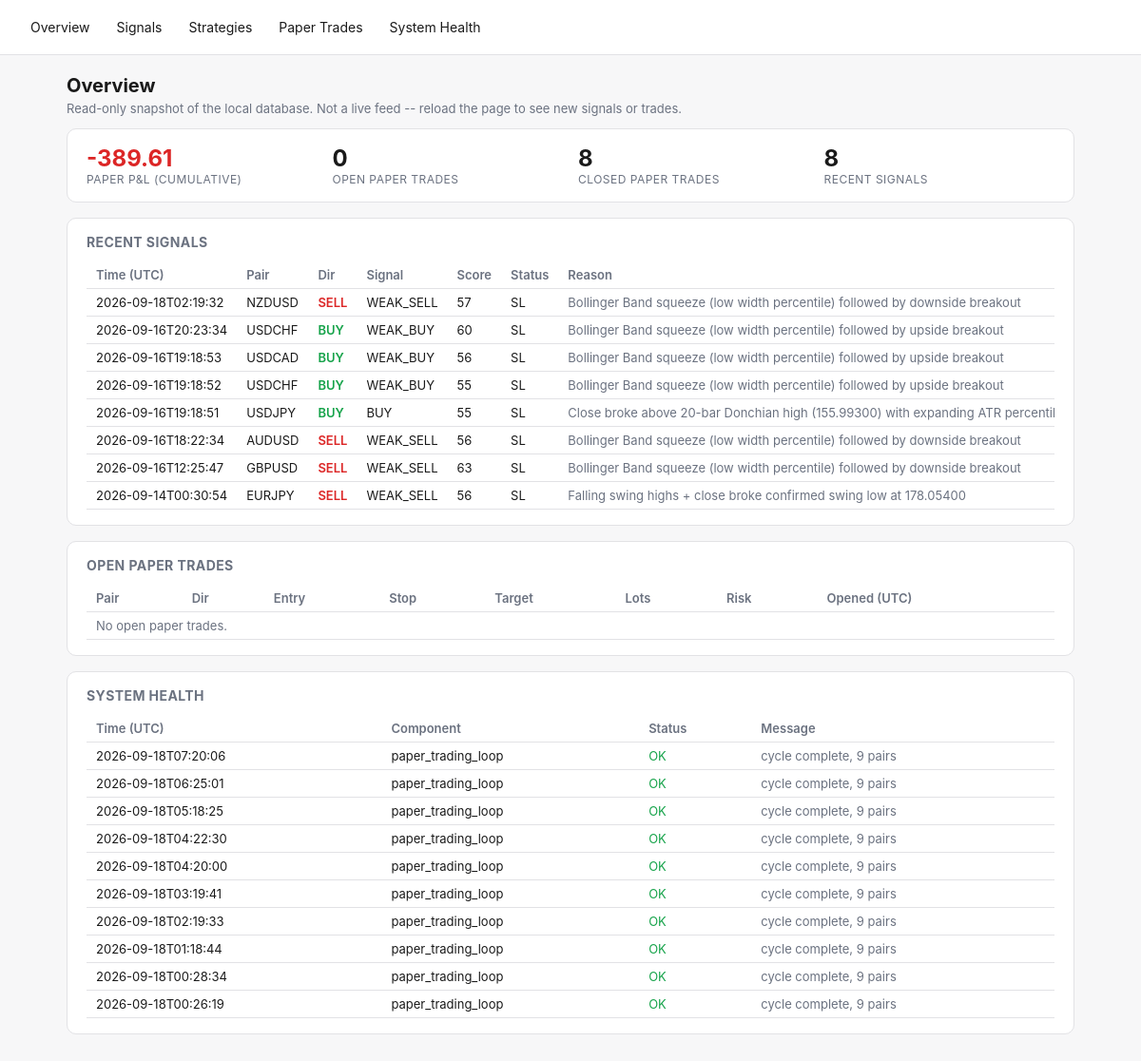
Before: / with the older database file.
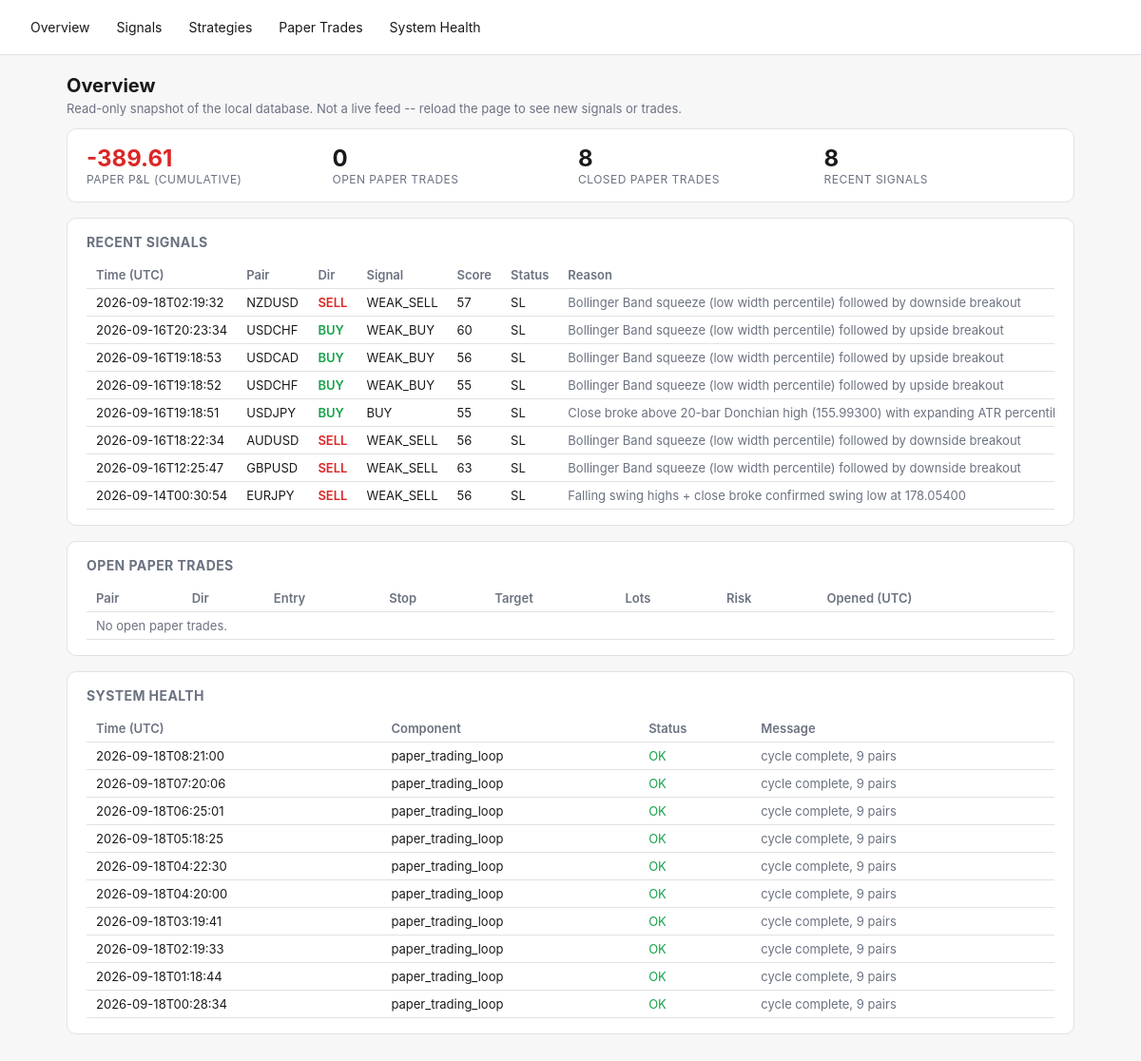
After: the same page with the newer database file.
### tables this page shows
CREATE TABLE signal_outcomes (
    signal_id TEXT PRIMARY KEY REFERENCES signals(id),
    resolved_at TEXT,
    outcome TEXT,          -- TP | SL | EXPIRED | INVALIDATED
    exit_price REAL,
    pnl_r REAL
);

CREATE TABLE signals (
    id TEXT PRIMARY KEY,
    pair TEXT NOT NULL,
    direction TEXT NOT NULL,
    overall_signal TEXT NOT NULL,
    score REAL NOT NULL,
    entry_low REAL, entry_high REAL, stop_loss REAL,
    take_profit_1 REAL, take_profit_2 REAL,
    spread_pips REAL,
    regime TEXT,
    strategies_agree_json TEXT,
    reason TEXT,
    status TEXT NOT NULL DEFAULT 'PENDING',
    created_at TEXT NOT NULL
, timeframe TEXT NOT NULL DEFAULT 'H4');

CREATE TABLE system_health (
    id INTEGER PRIMARY KEY AUTOINCREMENT,
    component TEXT NOT NULL,
    status TEXT NOT NULL,       -- OK | WARN | ERROR
    message TEXT,
    checked_at TEXT NOT NULL
);

### fx_engine/dashboard.py (the view)
    @app.route("/")
    def overview():
        d = get_db()
        signals = d.recent_signals(limit=10)
        health = d.recent_health(limit=10)
        open_trades = d.open_paper_trades()
        curve = d.paper_equity_curve()
        latest_equity = curve[-1]["cumulative"] if curve else 0.0
        return render_template(
            "overview.html", signals=signals, health=health, open_trades=open_trades,
            latest_equity=latest_equity, total_closed=len(curve),
        )

### fx_engine/db.py (called while the page is built)
    @contextmanager
    def _conn(self):
        conn = sqlite3.connect(self.path)
        conn.row_factory = sqlite3.Row
        try:
            yield conn
            conn.commit()
        finally:
            conn.close()

    def open_paper_trades(self) -> list[dict]:
        with self._conn() as conn:
            rows = conn.execute("SELECT * FROM paper_trades WHERE exit_time IS NULL").fetchall()
        return [dict(r) for r in rows]

    def recent_signals(self, limit: int = 50) -> list[dict]:
        with self._conn() as conn:
            rows = conn.execute(
                """SELECT s.*, o.outcome, o.pnl_r AS outcome_pnl_r, o.exit_price AS outcome_exit_price
                   FROM signals s LEFT JOIN signal_outcomes o ON o.signal_id = s.id
                   ORDER BY s.created_at DESC LIMIT ?""",
                (limit,),
            ).fetchall()
        return [dict(r) for r in rows]

    def paper_equity_curve(self) -> list[dict]:
        with self._conn() as conn:
            rows = conn.execute(
                """SELECT exit_time, pnl_amount FROM paper_trades
                   WHERE exit_time IS NOT NULL AND pnl_amount IS NOT NULL
                   ORDER BY exit_time ASC"""
            ).fetchall()
        cumulative = 0.0
        curve = []
        for r in rows:
            cumulative += r["pnl_amount"]
            curve.append({"exit_time": r["exit_time"], "pnl_amount": r["pnl_amount"], "cumulative": cumulative})
        return curve

    def recent_health(self, limit: int = 50) -> list[dict]:
        with self._conn() as conn:
            rows = conn.execute(
                "SELECT * FROM system_health ORDER BY id DESC LIMIT ?", (limit,),
            ).fetchall()
        return [dict(r) for r in rows]

### fx_engine/templates/overview.html (shortened to what this page needs)
{% extends "base.html" %}
{% block content %}
<h1>Overview</h1>
<p class="lede">Read-only snapshot of the local database. Not a live feed -- reload the page to see new signals or trades.</p>
<div class="card stat-row">
  <div class="stat">
    <div class="value" style="color:{{ 'var(--green)' if latest_equity >= 0 else 'var(--red)' }}">{{ "%.2f"|format(latest_equity) }}</div>
    <div class="label">Paper P&amp;L (cumulative)</div>
  </div>
  <div class="stat"><div class="value">{{ open_trades|length }}</div><div class="label">Open paper trades</div></div>
  <div class="stat"><div class="value">{{ total_closed }}</div><div class="label">Closed paper trades</div></div>
  <div class="stat"><div class="value">{{ signals|length }}</div><div class="label">Recent signals</div></div>
</div>
<div class="card">
  <h2>Recent Signals</h2>
  <div class="overflow">
  <table>
    <tr><th>Time (UTC)</th><th>Pair</th><th>Dir</th><th>Signal</th><th>Score</th><th>Status</th><th>Reason</th></tr>
    {% for s in signals %}
    <tr>
      <td>{{ s.created_at[:19] }}</td>
      <td>{{ s.pair }}</td>
      <td class="{{ 'buy' if s.direction=='BUY' else 'sell' }}">{{ s.direction }}</td>
      <td>{{ s.overall_signal }}</td>
      <td>{{ "%.0f"|format(s.score) }}</td>
      <td>{{ s.status }}</td>
      <td class="muted">{{ s.reason }}</td>
    </tr>
    {% else %}
    <tr><td colspan="7" class="muted">No signals yet -- run `python -m fx_engine.main signal-once` or `paper`.</td></tr>
    {% endfor %}
  </table>
  </div>
</div>
<div class="card">
  <h2>Open Paper Trades</h2>
  <div class="overflow">
  <table>
    <tr><th>Pair</th><th>Dir</th><th>Entry</th><th>Stop</th><th>Target</th><th>Lots</th><th>Risk</th><th>Opened (UTC)</th></tr>
    {% for t in open_trades %}
    <tr>
      <td>{{ t.pair }}</td>
      <td class="{{ 'buy' if t.direction=='BUY' else 'sell' }}">{{ t.direction }}</td>
      <td>{{ "%.5f"|format(t.entry_price) }}</td>
      <td>{{ "%.5f"|format(t.stop_loss) }}</td>
      <td>{{ "%.5f"|format(t.take_profit) }}</td>
      <td>{{ t.lots if t.lots is not none else "-" }}</td>
      <td>{{ "%.2f"|format(t.risk_amount) if t.risk_amount is not none else "-" }}</td>
      <td>{{ t.entry_time[:19] }}</td>
    </tr>
    {% else %}
    <tr><td colspan="8" class="muted">No open paper trades.</td></tr>
    {% endfor %}
  </table>
  </div>
</div>
<div class="card">
  <h2>System Health</h2>
  <div class="overflow">
  <table>
    <tr><th>Time (UTC)</th><th>Component</th><th>Status</th><th>Message</th></tr>
    {% for h in health %}
    <tr>
      <td>{{ h.checked_at[:19] }}</td>
      <td>{{ h.component }}</td>
      <td class="{{ 'ok' if h.status=='OK' else ('warn' if h.status=='WARN' else 'error') }}">{{ h.status }}</td>
      <td class="muted">{{ h.message }}</td>
    </tr>
    {% else %}
    <tr><td colspan="4" class="muted">No health checks logged yet.</td></tr>
    {% endfor %}
  </table>
  </div>
</div>
{% endblock %}

### fx_engine/templates/base.html (shortened to what this page needs)
<!doctype html>
<html lang="en">
<head>
</head>
<body>
<nav>
  <a href="{{ url_for('overview') }}">Overview</a>
  <a href="{{ url_for('signals_page') }}">Signals</a>
  <a href="{{ url_for('strategies_page') }}">Strategies</a>
  <a href="{{ url_for('paper_trades_page') }}">Paper Trades</a>
  <a href="{{ url_for('health_page') }}">System Health</a>
</nav>
<main>
{% block content %}{% endblock %}
</main>
</body>
</html>

### fx_engine/templates/base.html (style rules this page uses)
:root { --bg:#f7f7f8; --fg:#1a1a1a; --card:#ffffff; --border:#e2e2e5; --accent:#2563eb; --green:#16a34a; --red:#dc2626; --amber:#d97706; --muted:#6b7280; }
* { box-sizing: border-box; }
body { margin:0; font-family:-apple-system,BlinkMacSystemFont,"Segoe UI",sans-serif; background:var(--bg); color:var(--fg); }
nav { display:flex; gap:4px; padding:12px 20px; border-bottom:1px solid var(--border); background:var(--card); flex-wrap:wrap; }
nav a { color:var(--fg); text-decoration:none; padding:8px 12px; border-radius:6px; font-size:14px; }
main { padding:20px; max-width:1100px; margin:0 auto; }
.card { background:var(--card); border:1px solid var(--border); border-radius:10px; padding:16px 20px; margin-bottom:16px; }
table { width:100%; border-collapse:collapse; font-size:13px; }
th, td { text-align:left; padding:6px 10px; border-bottom:1px solid var(--border); white-space:nowrap; }
th { color:var(--muted); font-weight:600; }
.buy { color:var(--green); font-weight:600; }
.sell { color:var(--red); font-weight:600; }
.ok { color:var(--green); }
.muted { color:var(--muted); }
.stat-row { display:flex; gap:16px; flex-wrap:wrap; }
.stat { flex:1; min-width:140px; }
.stat .value { font-size:24px; font-weight:700; }
.stat .label { font-size:12px; color:var(--muted); text-transform:uppercase; letter-spacing:.04em; }
h1 { font-size:20px; margin:0 0 4px; }
h2 { font-size:14px; margin:0 0 12px; color:var(--muted); text-transform:uppercase; letter-spacing:.03em; }
p.lede { color:var(--muted); font-size:13px; margin-top:0; }
.overflow { overflow-x:auto; }

Changed rows visible on the page:
no longer on this page (row unchanged): system_health: checked_at "2026-09-18T00:26:19", component "paper_trading_loop", status "OK", message "cycle complete, 9 pairs"
added system_health: checked_at "2026-09-18T08:21:00", component "paper_trading_loop", status "OK", message "cycle complete, 9 pairs"
